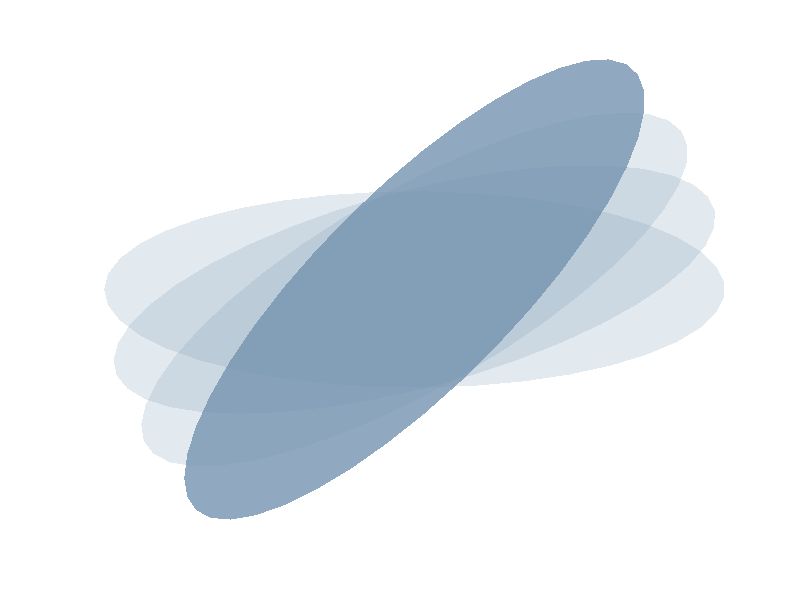

The MATLAB source for this figure:
%% START
clc
clear
close all

n=200;
Sigma = [1, 0; 0, 0.1];
%% 生成椭圆
p1=figure;
hold on
for i=0:15:45
    theta=deg2rad(i);
    T=[0,0];
    Q=[cos(theta),-sin(theta);sin(theta),cos(theta)];
    NewSigma=Q*Sigma*Q';
    nbDrawingSeg = 40;
    t = linspace(-pi, pi, nbDrawingSeg)';
    stdev = sqrtm(5.0.*NewSigma);
    Xt1 = [cos(t) sin(t)] * real(stdev) + repmat([0,0],nbDrawingSeg,1);
    if i==45
        patch(Xt1(:,1), Xt1(:,2),[0.46,0.58,0.69],'EdgeColor', [0.46,0.58,0.69],'FaceAlpha',0.8,'EdgeAlpha',0.5);
    else
        patch(Xt1(:,1), Xt1(:,2),[0.46,0.58,0.69],'EdgeColor', [0.46,0.58,0.69],'FaceAlpha',0.2,'EdgeAlpha',0.5);
    end
end
hold off
axis equal
axis off
exportgraphics(p1,'.\Figure\fig5.png','Resolution',600)








